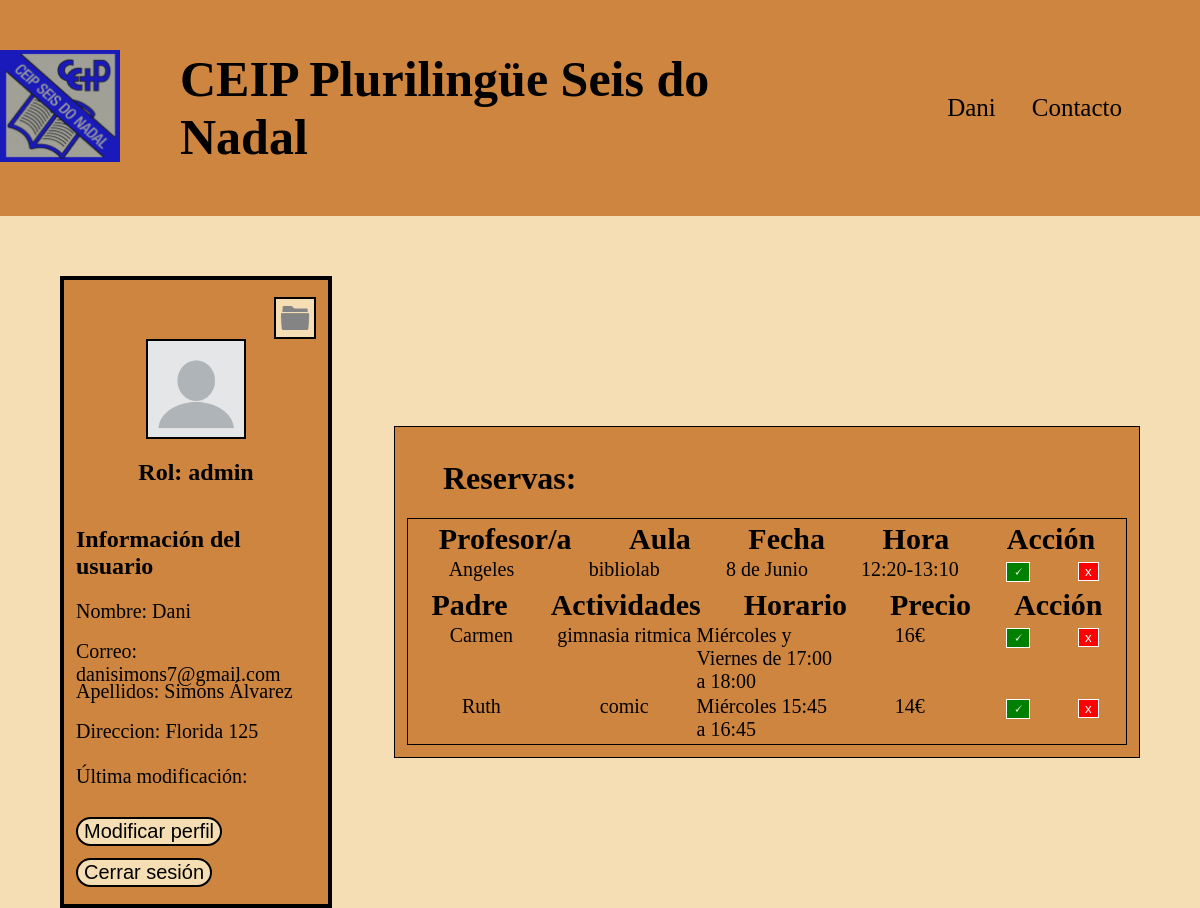
/usuarios/perfil.php (signed in), run on the app's committed database.
### tables this page shows
CREATE TABLE `roles` (
  `id_rol` int(11) NOT NULL,
  `nombre` varchar(20) NOT NULL
);

CREATE TABLE `reservas_aula_profesor` (
  `id_reserva` int(11) NOT NULL,
  `id_aula` int(11) NOT NULL,
  `id_profesor` int(11) NOT NULL,
  `fecha` varchar(25) NOT NULL,
  `hora` varchar(25) NOT NULL
);

CREATE TABLE `actividades_extraescolares` (
  `id_actividad` int(11) NOT NULL,
  `nombre` varchar(50) NOT NULL,
  `horario` varchar(255) NOT NULL,
  `precio` int(3) NOT NULL
);

### usuarios/perfil.php (the view, shortened to what this page needs)
<?php
$rol = $_SESSION['rol'];
$pdo = new Database();
$connection = $pdo->connect();
$query = $connection->prepare("SELECT nombre FROM roles WHERE id_rol=:rol");
$query->bindParam("rol", $rol, PDO::PARAM_STR);
$query->execute();
$result = $query->fetch(PDO::FETCH_ASSOC);
$nombre_rol = $result['nombre'];
if ($_SESSION['rol'] == 1) {
    $query2 = $connection->prepare("SELECT * FROM reservas_aula_profesor");
} else {
    $query2 = $connection->prepare("SELECT * FROM reservas_aula_profesor WHERE id_profesor=:id_profesor");
}
$query2->bindParam("id_profesor", $_SESSION['id_usuario'], PDO::PARAM_STR);
$query2->execute();
$result2 = $query2->fetchAll(PDO::FETCH_ASSOC);
for ($i = 0; $i < count($result2); $i++) {
    $sql = $connection->prepare("SELECT nombre FROM aulas WHERE id_aula=:id_aula");
    $sql->bindParam("id_aula", $result2[$i]['id_aula'], PDO::PARAM_STR);
    $sql->execute();
    $resultado = $sql->fetch(PDO::FETCH_ASSOC);
    $nombre_aula = $resultado['nombre'];
    $result2[$i]['nombre_aula'] = $nombre_aula;
    $sql2 = $connection->prepare("SELECT nombre,correo FROM usuarios WHERE id_usuario=:id_usuario");
    $sql2->bindParam("id_usuario", $result2[$i]['id_profesor'], PDO::PARAM_STR);
    $sql2->execute();
    $resultado2 = $sql2->fetch(PDO::FETCH_ASSOC);
    $nombre_profesor = $resultado2['nombre'];
    $correo_profesor = $resultado2['correo'];
    $result2[$i]['nombre_profesor'] = $nombre_profesor;
    $result2[$i]['correo_profesor'] = $correo_profesor;
}
if ($_SESSION['rol'] == 1) {
    $query3 = $connection->prepare("SELECT * FROM reservas_actividad_padre");
} else {
    $query3 = $connection->prepare("SELECT * FROM reservas_actividad_padre WHERE id_padre=:id_padre");
}
$query3->bindParam("id_padre", $_SESSION['id_usuario'], PDO::PARAM_STR);
$query3->execute();
$result3 = $query3->fetchAll(PDO::FETCH_ASSOC);
for ($i = 0; $i < count($result3); $i++) {
    $sql = $connection->prepare("SELECT * FROM actividades_extraescolares WHERE id_actividad=:id_actividad");
    $sql->bindParam("id_actividad", $result3[$i]['id_actividad'], PDO::PARAM_STR);
    $sql->execute();
    $resultado = $sql->fetch(PDO::FETCH_ASSOC);
    $nombre_actividad = $resultado['nombre'];
    $horario_actividad = $resultado['horario'];
    $precio_actividad = $resultado['precio'];
    $result3[$i]['nombre_actividad'] = $nombre_actividad;
    $result3[$i]['horario_actividad'] = $horario_actividad;
    $result3[$i]['precio_actividad'] = $precio_actividad;
    $sql2 = $connection->prepare("SELECT nombre,correo FROM usuarios WHERE id_usuario=:id_usuario");
    $sql2->bindParam("id_usuario", $result3[$i]['id_padre'], PDO::PARAM_STR);
    $sql2->execute();
    $resultado2 = $sql2->fetch(PDO::FETCH_ASSOC);
    $nombre_padre = $resultado2['nombre'];
    $correo_padre= $resultado2['correo'];
    $result3[$i]['nombre_padre'] = $nombre_padre;
    $result3[$i]['correo_padre'] = $correo_padre;
}
?>
<!DOCTYPE html>
<html>
<head>
    <link href="/styles/perfil.css" rel="stylesheet" type="text/css">
    <link rel="stylesheet" href="https://cdnjs.cloudflare.com/ajax/libs/font-awesome/5.13.0/css/all.min.css" />
</head>
<body>
    <header class="header">
        <div class="logo">
            <a href="../index.php"><img src="../imagenes/logo/logo001.png" /></a>
        </div>
        <h3>CEIP Plurilingüe Seis do Nadal</h3>
        <nav class="enlaces">
                <?php
            if (isset($_SESSION['nombre'])) { ?>
                <a href="/usuarios/perfil.php"><?php echo $_SESSION['nombre'] ?></a>
            <?php
            } else {
            ?>
                <a href="../login.php">Inicio Sesión</a>
            <?php } ?>
            <a href="../contacto.php">Contacto</a>
        </nav>
    </header>
    <div class="container">
        <div class="perfil">
            <div class="carpeta_usuario">
                <a href="ficheros.php"><img id="carpeta" src="../imagenes/carpeta usuario.png"></a>
            </div>
            <img id="icono" src="../imagenes/avatar.png">
            <h2><?php
                echo "Rol: " . $nombre_rol;
                ?></h2>
            <div class="info_usuario">
                <h2>Información del usuario</h2>
                <p><?php echo "Nombre: " . $_SESSION['nombre'] ?></p>
                <p><?php echo "Correo: " . $_SESSION['correo'] ?></p>
                <p><?php echo "Apellidos: " . $_SESSION['apellidos'] ?></p>
                <p><?php echo "Direccion: " . $_SESSION['direccion'] ?></p>
                <p id="ultima_modificacion"><?php echo "Última modificación: " . $_SESSION['ultima_modificacion'] ?></p>
            </div>
            <form name="formulario" method="post" id="botones">
                <?php
                if (isset($_POST['modificar_perfil'])) {
                ?>
                    <p><?php echo "Apellidos: " ?><input type="text" name="apellidos" id="input_datos"></p>
                    <p><?php echo "Dirección: " ?><input type="text" name="direccion" id="input_datos"></p>
                    <input type="submit" name="guardar_perfil" id="guardar_perfil" value="Guardar cambios">
                <?php
                } else {
                ?>
                    <input type="submit" name="modificar_perfil" id="modificar_perfil" value="Modificar perfil">
                <?php
                }
                ?>
                <input type="submit" name="cerrar_sesion" id="cerrar_sesion" value="Cerrar sesión">
            </form>
        </div>
        <div class="reservas">
            <h1>Reservas:</h1>
            <div class="info_reservas">
                <?php
                if ($_SESSION['rol'] == 2 || $_SESSION['rol'] == 1) {
                ?>
                    <table class="tabla_reservas">
                        <tr>
                            <?php if ($_SESSION['rol'] == 1) { ?>
                                <th>Profesor/a</th><?php } ?>
                            <th>Aula</th>
                            <th>Fecha</th>
                            <th>Hora</th>
                            <?php if ($_SESSION['rol'] == 1) { ?>
                                <th>Acción</th><?php } ?>
                        </tr>
                        <?php
                        for ($i = 0; $i < count($result2); $i++) {
                        ?> <tr>
                                <?php if ($_SESSION['rol'] == 1) { ?>
                                    <td><?php echo $result2[$i]['nombre_profesor'] ?></td><?php } ?>
                                <td>
                                    <?php
                                    echo $result2[$i]['nombre_aula'];
                                    ?>
                                </td>
                                <td>
                                    <?php
                                    echo $result2[$i]['fecha'];
                                    ?>
                                </td>
                                <td>
                                    <?php
                                    echo $result2[$i]['hora'];
                                    ?>
                                </td>
                                <?php if ($_SESSION['rol'] == 1) { ?>
                                    <td>
                                        <form method="post" action="/correo/aceptar_reserva.php">
                                            <input type="submit" name="boton_aceptar_aula" id="boton_aceptar_aula" value="🗸">
                                        </form>
                                        <form method="post" action="/correo/aceptar_reserva.php">
                                            <input type="submit" name="boton_borrar_aula" id="boton_borrar_aula" value="x">
                                        </form>
                                    </td><?php } ?>
                            </tr>
                        <?php
                        }
                        ?>
                    </table>
                <?php }
                if ($_SESSION['rol'] == 3 || $_SESSION['rol'] == 1) {
                ?>
                    <table class="tabla_reservas">
                        <tr>
                            <?php if ($_SESSION['rol'] == 1) { ?>
                                <th>Padre</th><?php } ?>
                            <th>Actividades</th>
                            <th>Horario</th>
                            <th>Precio</th>
                            <?php if ($_SESSION['rol'] == 1) { ?>
                                <th>Acción</th><?php } ?>
                        </tr>
                        <?php
                        for ($i = 0; $i < count($result3); $i++) {
                        ?> <tr>
                                <?php if ($_SESSION['rol'] == 1) { ?>
                                    <td><?php echo $result3[$i]['nombre_padre'] ?></td><?php } ?>
                                <td>
                                    <?php
                                    echo $result3[$i]['nombre_actividad'];
                                    ?>
                                </td>
                                <td>
                                    <?php
                                    echo $result3[$i]['horario_actividad'];
                                    ?>
                                </td>
                                <td>
                                    <?php
                                    echo $result3[$i]['precio_actividad'] . "€";
                                    ?>
                                </td>
                                <?php if ($_SESSION['rol'] == 1) { ?>
                                    <td>
                                        <form method="post" action="/correo/aceptar_reserva.php">
                                            <input type="submit" name="boton_aceptar_actividad" id="boton_aceptar_actividad" value="🗸">
                                        </form>
                                        <form method="post" action="/correo/aceptar_reserva.php">
                                            <input type="submit" name="boton_borrar_actividad" id="boton_borrar_actividad" value="x">
                                        </form>
                                    </td><?php } ?>
                            </tr>
                        <?php
                        }
                        ?>
                    </table>
                <?php } ?>
            </div>
        </div>
    </div>
</body>
</html>

### styles/perfil.css (style rules this page uses)
body { background-color: wheat; margin: 0; }
header { background-color: peru; display: flex; flex-direction: row; flex-wrap: wrap; align-items: center; }
.logo { flex-basis: 10%; }
.logo img { width: 100%; }
header h3 { margin-left: 5%; font-size: 50px; flex-basis: 50%; }
.enlaces { display: flex; flex-direction: row; flex-wrap: wrap; flex-basis: 30%; font-size: 25px; justify-content: right; }
.enlaces a { margin: 5%; text-decoration: none; color: black; }
.container { margin-top: 5%; display: flex; flex-direction: row; justify-content: space-between; align-items: center; }
.perfil { margin-left: 5%; display: flex; flex-direction: column; flex-basis: 20%; justify-content: center; align-items: center; padding: 1%; border: 4px solid black; background-color: peru; height: 600px; }
.perfil #icono { width: 40%; border: 2px solid black; }
.carpeta_usuario a { display: flex; flex-direction: column; justify-content: right; align-items: flex-end; }
#carpeta { width: 16%; background-color: wheat; border: 2px solid black; }
.info_usuario p { height: 40px; font-size: 20px; margin: 0; }
#ultima_modificacion { margin-top: 2%; font-size: 20px; }
#botones input { margin-top: 5%; font-size: 20px; background-color: wheat; border: 2px solid black; border-radius: 50px; }
.reservas { margin-right: 5%; display: flex; flex-direction: column; flex-basis: 60%; padding: 1%; border: 1px solid black; background-color: peru; height: 100%; }
.reservas h1 { margin-left: 5%; }
.info_reservas { border: 1px solid black; flex-basis: 80%; }
table { width: 100%; }
.tabla_reservas tr { display: flex; flex-direction: row; width: 100%; font-size: 30px; justify-content: space-around; }
.tabla_reservas td { display: flex; flex-direction: row; width: 100%; font-size: 20px; justify-content: space-around; }
#boton_aceptar_actividad { background-color: green; color: white; border: 1px solid white; }
#boton_borrar_actividad { background-color: red; color: white; border: 1px solid white; }
#boton_aceptar_aula { background-color: green; color: white; border: 1px solid white; }
#boton_borrar_aula { background-color: red; color: white; border: 1px solid white; }

### data on the page
roles: nombre "admin"
reservas_aula_profesor: fecha "8 de Junio", hora "12:20-13:10"
actividades_extraescolares: nombre_padre "Carmen", nombre "gimnasia ritmica", horario "Miércoles y Viernes de 17:00 a 18:00", precio "16"
actividades_extraescolares: nombre_padre "Ruth", nombre "comic", horario "Miércoles 15:45 a 16:45", precio "14"

### other printed values
$_SESSION['nombre'] "Dani"
$_SESSION['correo'] "danisimons7@gmail.com"
$_SESSION['apellidos'] "Simons Álvarez"
$_SESSION['direccion'] "Florida 125"
$result2[$i]['nombre_profesor'] "Angeles"
$result2[$i]['nombre_aula'] "bibliolab"
